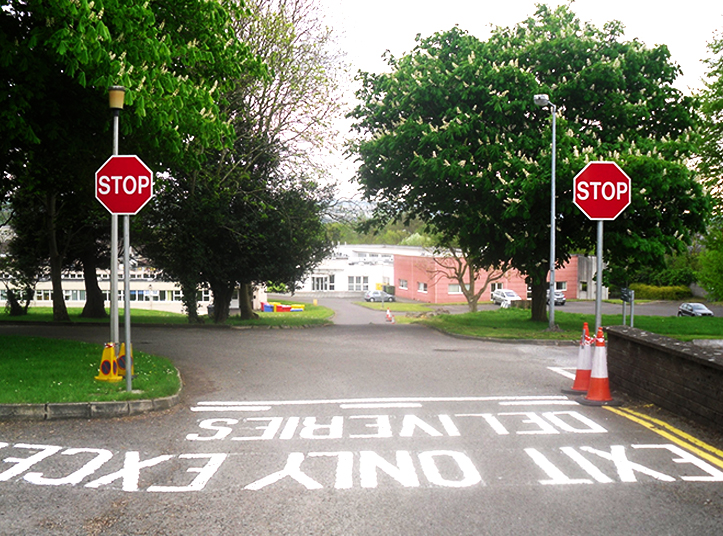
#> input picture stop6.jpg, 723 x 536 px
$ python test.py
#> lines starting #> are read from the running program, lines starting #| are printed output that depends on the picture; after the words box and inside, x2 and y2 are one past the last pixel; in counts of white or black regions, pixels touching at a corner belong together
import numpy as np
import cv2

stop_cascade = cv2.CascadeClassifier('/data/cascade.xml')

img = cv2.imread('stop6.jpg')
#> img is the input picture: shape (536, 723, 3); mean B, G, R 105.7, 124.1, 121.6

gray = cv2.cvtColor(img, cv2.COLOR_BGR2GRAY)
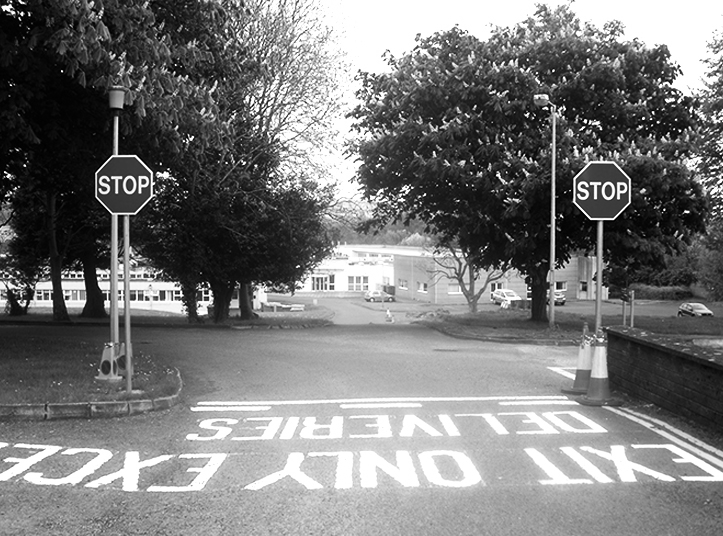
#> gray: shape (536, 723); min 0, max 255, mean 121.3
stop = stop_cascade.detectMultiScale(gray, 1.1, 10)
#> stop = [[570, 158, 65, 65], [92, 153, 62, 62]]

for (x,y,w,h) in stop:
    #cv2.rectangle(img,(x,y),(x+w,y+h),(0,255,0),2)
    font = cv2.FONT_HERSHEY_SIMPLEX
    cv2.putText(img,'Stop',(x+w,y+h), font, 0.75,(11,255,255),2,cv2.LINE_AA)
    print(x)
    print(y)
    print(w)
    print(h)
#> this loop made 2 passes
#> (x, y, w, h, font) on passes 1 to 2: (570, 158, 65, 65, 0), (92, 153, 62, 62, 0)
#| 570
#| 158
#| 65
#| 65
#| 92
#| 153
#| 62
#| 62
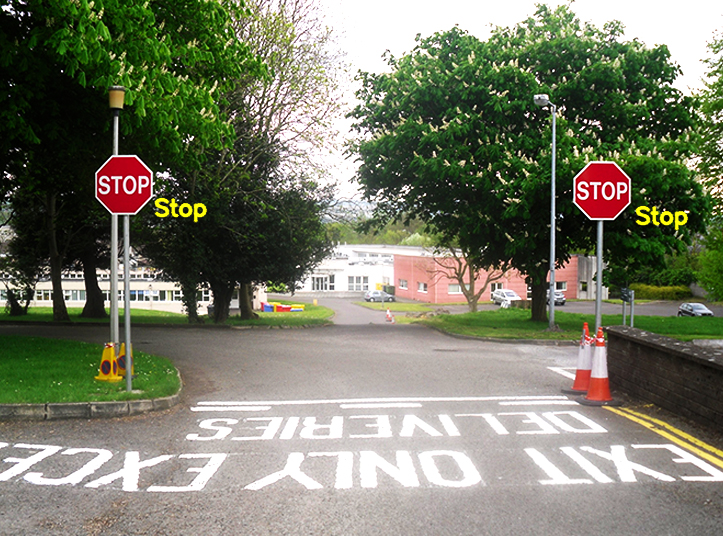
#> img: shape (536, 723, 3); 0.38% of pixels changed, all inside (x1, y1, x2, y2) = (154, 197, 689, 231)
cv2.imshow('img',img)
cv2.waitKey(0)
cv2.destroyAllWindows()
